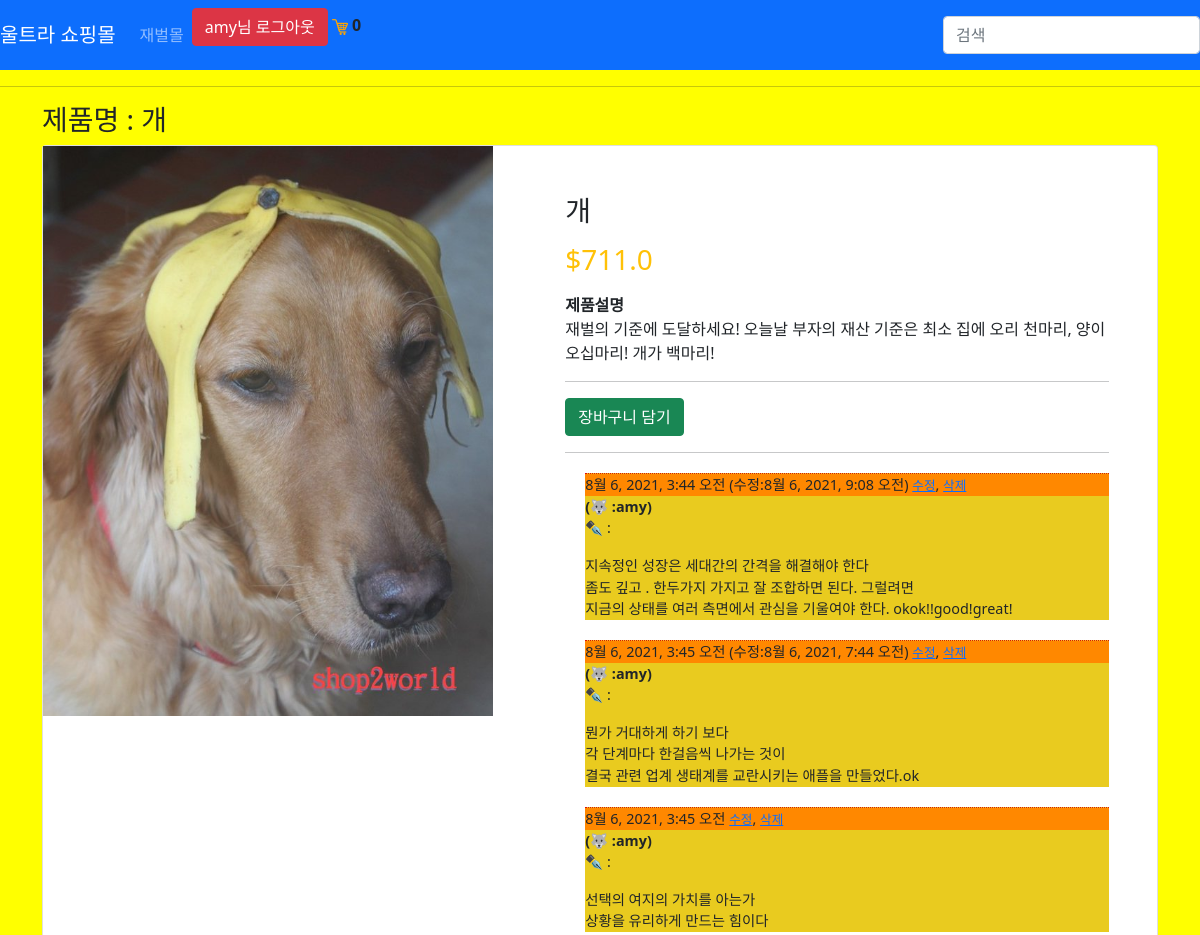
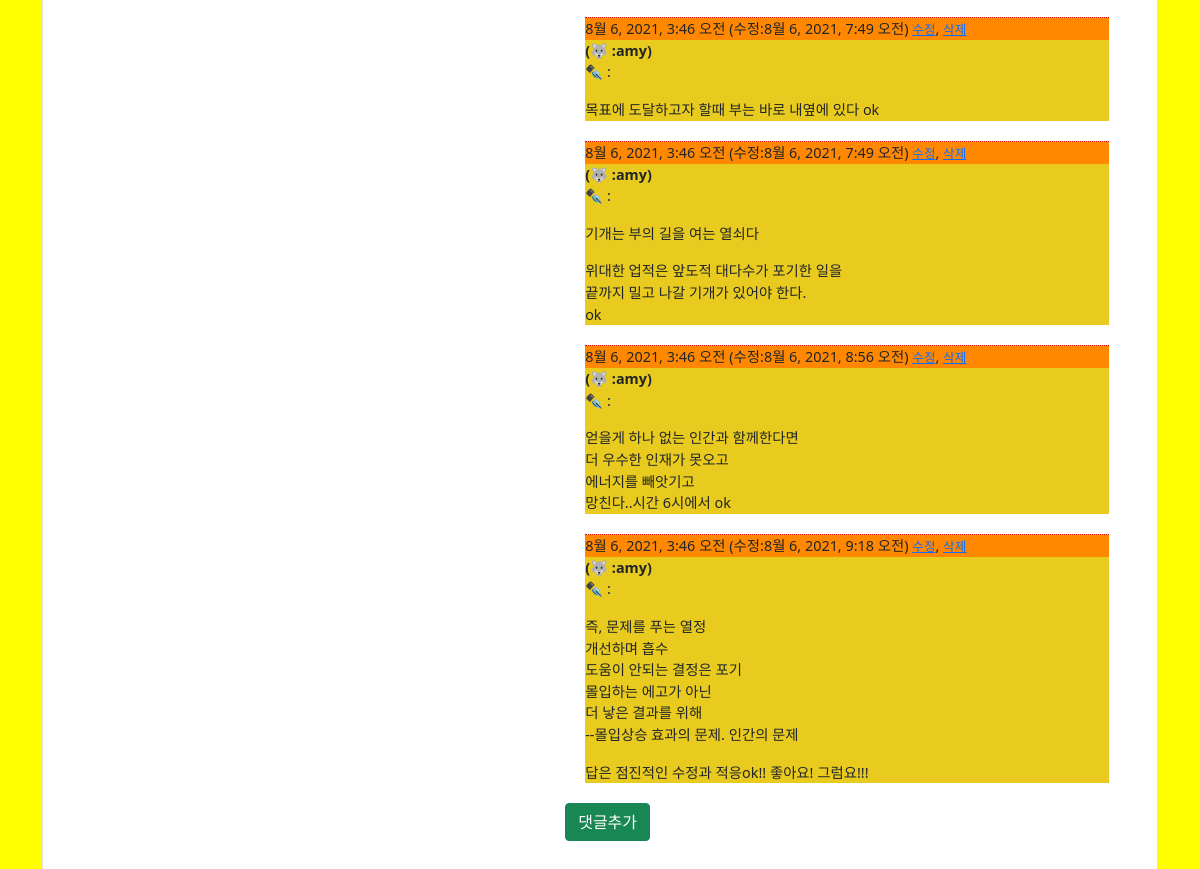
The app's page /product/1/ (signed in), older data (2 pictures, top to bottom).
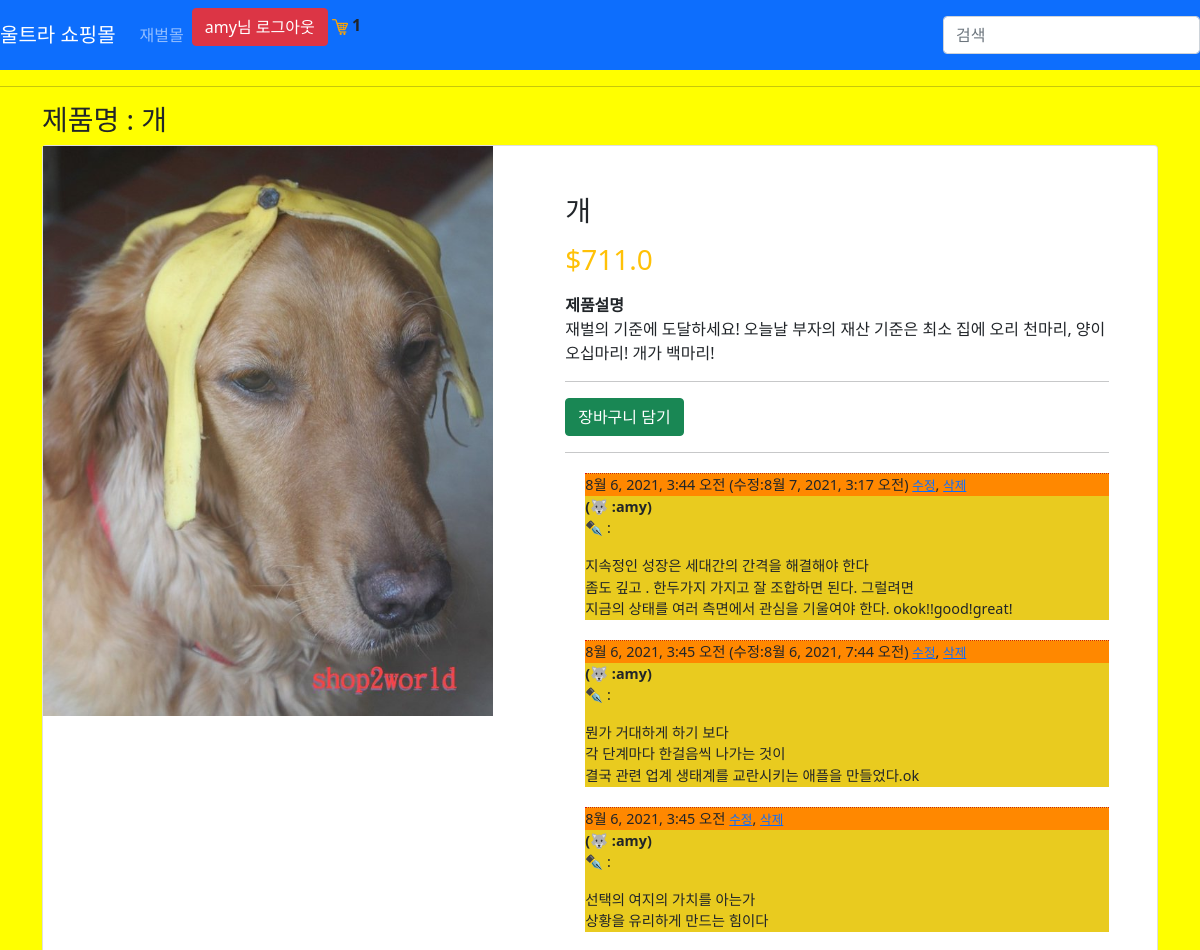
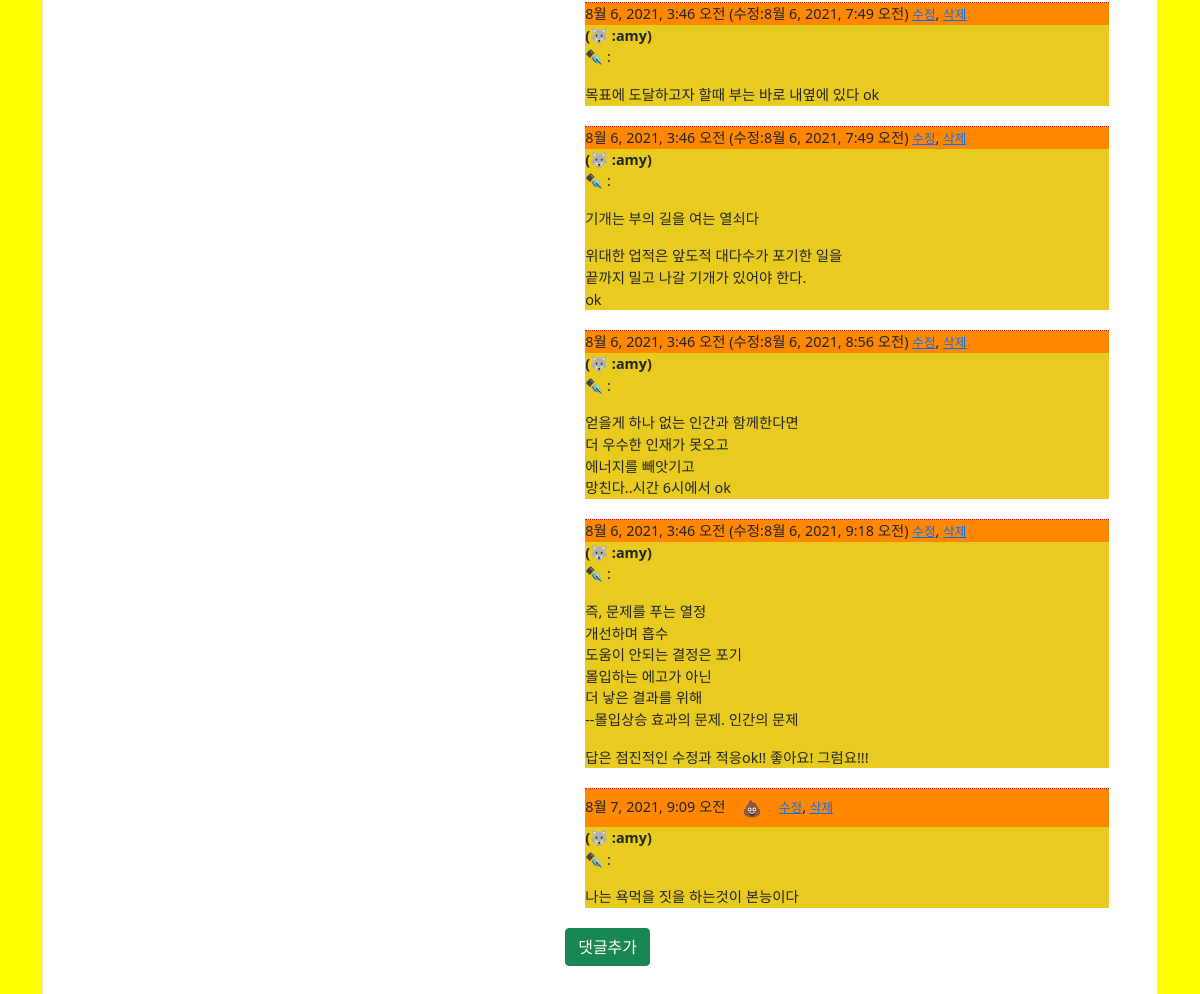
The same page, newer data (2 pictures, top to bottom).
### store/models.py (models this page shows, shortened)
class Order(models.Model):
    customer = models.ForeignKey(
        Customer, on_delete=models.SET_NULL, blank=True, null=True)
    dated_ordered = models.DateTimeField(auto_now_add=True)
    complete = models.BooleanField(default=False, null=True, blank=True)
    transation_id = models.CharField(max_length=200, null=True)
    def get_cart_items(self):
        orderitems = self.orderitem_set.all()
        total = sum([item.quantity for item in orderitems])
        return total

class Comment(models.Model):
    product = models.ForeignKey(Product, related_name='comments', on_delete=models.CASCADE )
    author = models.ForeignKey(User, on_delete=models.CASCADE)
    text = models.TextField()
    created_date = models.DateTimeField(default=timezone.now)
    modify_date = models.DateTimeField(null=True, blank=True)
    approved_comment = models.BooleanField(default=True)

class OrderItem(models.Model):
    product = models.ForeignKey(Product, on_delete=models.SET_NULL, blank=True, null=True )
    order = models.ForeignKey(Order, on_delete=models.SET_NULL, blank=True, null=True )
    quantity = models.IntegerField(default=0, null=True,blank=True)
    dated_added = models.DateTimeField(auto_now_add=True)

### store/views.py (the view)
# urls.py: path('product/<int:pk>/', views.ProductDetailView.as_view(), name="product_detail"),
class ProductDetailView(DetailView):
    template_name = "store/product_detail.html"
    queryset = Product.objects.all()
    def get_context_data(self, **kwargs):
        context = super().get_context_data(**kwargs)
        Data = 장바구니데이타(self.request)
        cartItems = Data['cartItems']
        context['cartItems'] = cartItems
        return context

### store/models.py (called while the page is built)
    @property
    def imageURL(self):
        try:
            url = self.image.url
        except:
            url = ''
        return url

### store/쿠키처리.py (called while the page is built)
def 장바구니데이타(request):
    if request.user.is_authenticated:
        customer = request.user.customer
        order, created = Order.objects.get_or_create(customer=customer, complete=False)
        items = order.orderitem_set.all()
        cartItems = order.get_cart_items
    else:
        CookieData = 쿠키장바구니(request)
        cartItems = CookieData['cartItems']
        order = CookieData['order']
        items = CookieData['items']
    return{'items': items, 'order':order, 'cartItems': cartItems}

### store/templates/store/product_detail.html (shortened to what this page needs)
{% extends 'store/메인.html'%}
{% load static %}
{% block content %}
<h3>제품명 : {{ product.name }}</h3>
<div class="card">
	<div class="row">
		<aside class="col-sm-5 border-right">
      <article class="gallery-wrap">
      <div class="img-big-wrap">
        <div> <a href="#"><img src="{{ product.imageURL }}" class="img-fluid"></a></div>
      </div>
      </article>
          </aside>
          <aside class="col-sm-7">
      <article class="card-body p-5">
        <h3 class="title mb-3">{{ product.name }}</h3>
      <p class="price-detail-wrap">
        <span class="price h3 text-warning">
          <span class="currency">$</span><span class="num">{{ product.price }}</span>
        </span>
      </p>
      <dl class="item-property">
        <dt>제품설명</dt>
        <dd><p>{{ product.description }} </p></dd>
      </dl>
        <hr>
        <button data-product={{product.id}} data-action="add" class="btn btn-success 장바구니업데이트">장바구니 담기</button>
    <hr>
  {% for comment in product.comments.all %}
    {% if user.is_authenticated or comment.approved_comment %}
    <div class="comment">
        <div class="editcomment">
            {{ comment.created_date }}
              {% if comment.modify_date %}
              (수정:{{ comment.modify_date }})
              {% endif %}
            {% if not comment.approved_comment %}
                <a class="btn btn-default" href="{% url 'comment_remove' pk=comment.pk %}">💩</a>
            {% endif %}
            {% if request.user == comment.author %}
            <a href="{% url 'comment_modify' pk=comment.pk  %}" class="small">수정</a>,
            <a href="{% url 'comment_remove' pk=comment.pk  %}" class="small">삭제</a>
            {% endif %}
        </div>
        <strong>(🐺 :{{ comment.author }})</strong>
        <p>✒️ :{{ comment.text|linebreaks }}</p>
    </div>
    {% endif %}
  {% empty %}
    <p>앙직 댓글이 없어요~~</p>
{% endfor %}
{% if user.is_authenticated %}
      <a class="btn btn-success" href="{% url 'add_comment' pk=product.pk %}">댓글추가</a>
{% else %}
<a href="{% url 'login' %}" class="btn btn-danger">로그인 후 댓글 달기</a>
{% endif %}
          </article>
          </aside>
        </div>
      </div>
      </div>
{% endblock content %}

### store/templates/store/메인.html (shortened to what this page needs)
<!DOCTYPE html>
{% load static %}
<html>
    <head>
        <link href="https://cdn.jsdelivr.net/npm/bootstrap@5.0.2/dist/css/bootstrap.min.css" rel="stylesheet">
        <link rel="stylesheet" type ="text/css" href="{% static 'css/main.css' %}">
    </head>
    <body>
        <nav class="navbar navbar-expand-lg navbar-dark bg-primary">
            <a class="navbar-brand" href="{% url 'store' %}">울트라 쇼핑몰</a>
            <div class="collapse navbar-collapse" id="navbarSupportedContent">
                <ul class="navbar-nav mr-auto">
                <li class="nav-item active">
                    <a class="nav-link" href="{% url 'add_product' %}">재벌몰</a>
                </li>
                </ul>
                <div class="form-inline my-2 my-lg-0">
                    {% if user.is_authenticated %}
                    <a href="{% url 'logout' %}" class="btn btn-danger">{{user.username}}님 로그아웃</a>
                    {% else %}
                    <a href="{% url 'login' %}" class="btn btn-danger">로그인</a>
                    <a href="{% url 'register' %}" class="btn btn-danger">가입</a>
                    {% endif %}
                    <a href ="{% url 'cart' %}">
                        <img src="{% static 'images/shopping-cart-16.png'%}">
                    </a>
                    <b>{{cartItems}}</b></p>
                </div>
            </div>
        <form class="form-inline" action="{% url 'search:searchResult' %}" method="get">
            <input class="form-control mr-sm-2" type="search" placeholder="검색" name="kw">
        </form>
        </nav>
        <hr>
        <div class="container">
            <p>
            {% block content %}
            {% endblock content %}
    </body>
</html>

Row changes from the older to the newer data that the page shows:
no longer on this page (row edited): Order: id "0"
added Order: id.quantity "1"
changed Comment "8월 6, 2021, 3:44 오전": modify_date "8월 6, 2021, 9:08 오전" → "8월 7, 2021, 3:17 오전"
added Comment: created_date "8월 7, 2021, 9:09 오전", shows "수정", author "amy", text "나는 욕먹을 짓을 하는것이 본능이다"
